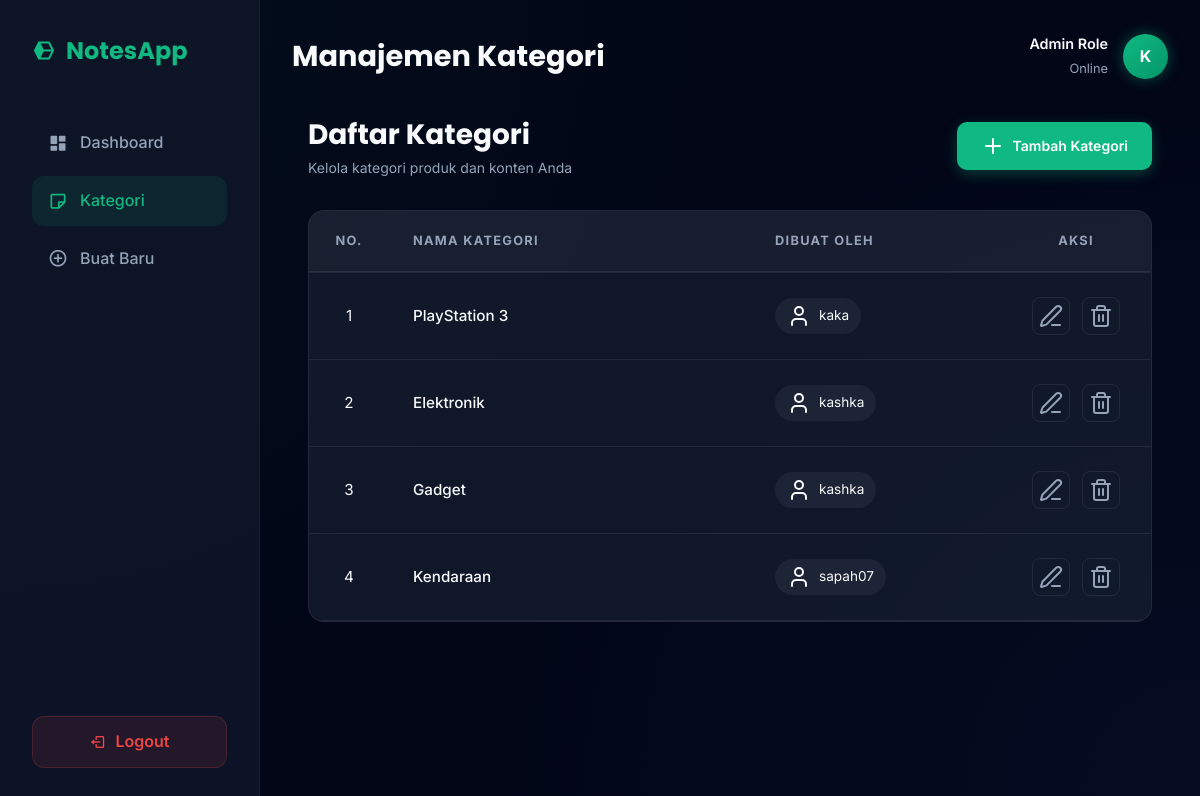
Screenshot of /index.php?act=kategori (signed in) with the database file from the repository.
### tables this page shows
CREATE TABLE `kategori` (
  `id_kategori` int NOT NULL,
  `nama_kategori` varchar(255) DEFAULT NULL,
  `id_admin` int DEFAULT NULL,
  `created_at` timestamp NULL DEFAULT CURRENT_TIMESTAMP
);

### app/controllers/KategoriController.php (called while the page is built, shortened)
<?php
include_once 'config/database.php';
include_once 'app/models/KategoriModel.php';
class KategoriController {
  private $KategoriModel;
  public function __construct() {
    $database = new Database();
    $this->db = $database->getConnection();
    $this->KategoriModel = new KategoriModel($this->db);
  }
  public function index() {
    $data_kategori = $this->KategoriModel->getAll();
    include 'app/views/kategori/index.php';
  }
}

### config/database.php (called while the page is built, shortened)
<?php
class Database{
    private $host = "localhost";
    private $db_name ="pakfidan";
    private $username ="root";
    private $password ="";
    public function getConnection(){
        $this->conn = null;
        try{
            $this->conn = new PDO("mysql:host=" . $this->host . ";dbname=" . $this->db_name,
            $this->username, $this->password);
            $this->conn->exec("set names utf8");
            $this->conn->setAttribute(PDO::ATTR_ERRMODE, PDO::ERRMODE_EXCEPTION);
        }catch(PDOException $exception){
            echo"Connection error: " . $exception->getMessage();
        }
    return $this->conn;
    }
}
?>

### app/models/KategoriModel.php (called while the page is built, shortened)
<?php
class KategoriModel {
  private $conn;
  private $table_name = "kategori";
  public function __construct($db) {
    $this->conn = $db;
  }
  public function getAll() {
    $query = "SELECT kategori.*, admin.username AS nama_admin FROM ".$this->table_name ." JOIN admin ON kategori.id_admin = admin.id_admin ORDER BY kategori.id_kategori DESC";
    $stmt = $this->conn->prepare($query);
    $stmt->execute();
    return $stmt->fetchAll(PDO::FETCH_ASSOC);
  }
}

### app/views/kategori/index.php (the view, shortened to what this page needs)
<!DOCTYPE html>
<html lang="id">
<head>
    <link href='https://unpkg.com/boxicons@2.1.4/css/boxicons.min.css' rel='stylesheet'>
    <link rel="stylesheet" href="public/css/style1.css">
    <link rel="stylesheet" href="public/css/style3.css?v=<?php echo time(); ?>">
</head>
<body>
    <?php require_once 'app/views/components/nav.php'; ?>
    <main class="main-content">
        <header class="header-top" style="margin-bottom: 2rem;">
            <div class="welcome-text">
                <h2 style="font-family:'Poppins'; color: var(--text-main);">Manajemen Kategori</h2>
            </div>
            <div class="user-profile">
                <div style="text-align: right;">
                    <span style="display:block; font-weight:600; font-size:0.9rem;">Admin Role</span>
                    <span style="font-size: 0.8rem; color: var(--text-muted);">Online</span>
                </div>
                <div class="avatar">
                    <?php echo isset($_SESSION['username']) ? strtoupper(substr($_SESSION['username'], 0, 1)) : 'A'; ?>
                </div>
            </div>
        </header>
        <div class="container" style="max-width: 100%; padding: 0 1rem;">
            <div class="page-header">
                <div>
                    <h2 class="title">Daftar Kategori</h2>
                    <p class="subtitle">Kelola kategori produk dan konten Anda</p>
                </div>
                <a href="index.php?act=kategori-tambah" class="btn btn-primary">
                    <i data-lucide="plus"></i> Tambah Kategori
                </a>
            </div>
            <div class="card table-card">
                <div class="table-responsive">
                    <table>
                        <thead>
                            <tr>
                                <th width="80">No.</th>
                                <th>Nama Kategori</th>
                                <th>Dibuat Oleh</th>
                                <th class="text-center">Aksi</th>
                            </tr>
                        </thead>
                        <tbody>
                            <?php
                            $no = 1;
                            if (isset($data_kategori) && count($data_kategori) > 0) :
                                foreach ($data_kategori as $row) :
                                    $id = $row['id_kategori'] ?? $row['id'] ?? '';
                            ?>
                            <tr>
                                <td class="text-center text-muted"><?php echo $no++; ?></td>
                                <td>
                                    <span
                                        class="category-name"><?php echo htmlspecialchars($row['nama_kategori']); ?></span>
                                </td>
                                <td>
                                    <div class="admin-badge">
                                        <i data-lucide="user"></i>
                                        <?php echo htmlspecialchars($row['nama_admin'] ?? 'Unknown'); ?>
                                    </div>
                                </td>
                                <td>
                                    <div class="action-group">
                                        <a href="index.php?act=kategori-edit&id_kategori=<?php echo $id; ?>"
                                            class="btn-icon btn-edit" title="Edit">
                                            <i data-lucide="edit-3"></i>
                                        </a>
                                        <a href="index.php?act=kategori-hapus&id_kategori=<?php echo $id; ?>"
                                            class="btn-icon btn-delete delete-btn" title="Hapus">
                                            <i data-lucide="trash-2"></i>
                                        </a>
                                    </div>
                                </td>
                            </tr>
                            <?php endforeach; ?>
                            <?php endif; ?>
                        </tbody>
                    </table>
                </div>
            </div>
        </div>
    </main>
</body>
</html>

### public/css/style1.css (style rules this page uses)
:root { --primary: #10b981; --primary-glow: rgba(16, 185, 129, 0.4); --bg-dark: #0f172a; --bg-sidebar: #1e293b; --card-bg: rgba(30, 41, 59, 0.6); --text-main: #f1f5f9; --text-muted: #94a3b8; --border-glass: rgba(255, 255, 255, 0.05); }
* { margin: 0; padding: 0; box-sizing: border-box; font-family: 'Inter', sans-serif; text-decoration: none; }
body { background-color: #020617; background-image: radial-gradient(circle at 80% 10%, #1e293b 0%, #020617 80%); color: var(--text-main); height: 100vh; overflow: hidden; display: flex; }
.main-content { flex: 1; padding: 2rem; overflow-y: auto; }
.header-top { display: flex; justify-content: space-between; align-items: center; margin-bottom: 2.5rem; }
.welcome-text h2 { font-family: 'Poppins', sans-serif; font-size: 1.8rem; }
.user-profile { display: flex; align-items: center; gap: 15px; }
.avatar { width: 45px; height: 45px; background: linear-gradient(135deg, var(--primary), #059669); border-radius: 50%; display: flex; align-items: center; justify-content: center; font-weight: bold; color: white; box-shadow: 0 0 15px var(--primary-glow); }

### public/css/style3.css (style rules this page uses)
:root { --primary: #10b981; --primary-hover: #059669; --bg-body: #020617; --bg-card: rgba(30, 41, 59, 0.5); --border: rgba(255, 255, 255, 0.08); --text-main: #f8fafc; --text-muted: #94a3b8; --danger: #ef4444; --warning: #f59e0b; }
* { margin: 0; padding: 0; box-sizing: border-box; }
body { background-color: var(--bg-body); background-image: radial-gradient(circle at 0% 0%, rgba(16, 185, 129, 0.05) 0%, transparent 50%), radial-gradient(circle at 100% 100%, rgba(59, 130, 246, 0.05) 0%, transparent 50%); color: var(--text-main); font-family: 'Inter', sans-serif; line-height: 1.6; min-height: 100vh; }
.container { max-width: 1200px; margin: 0 auto; }
.page-header { display: flex; justify-content: space-between; align-items: center; margin-bottom: 30px; }
.title { font-family: 'Poppins', sans-serif; font-size: 1.75rem; color: var(--text-main); }
.subtitle { color: var(--text-muted); font-size: 0.875rem; }
.btn { display: inline-flex; align-items: center; gap: 8px; padding: 12px 24px; border-radius: 10px; font-weight: 600; text-decoration: none; transition: 0.3s; font-size: 0.875rem; border: none; cursor: pointer; }
.btn-primary { background: var(--primary); color: white; box-shadow: 0 4px 14px rgba(16, 185, 129, 0.3); }
.card { background: var(--bg-card); border: 1px solid var(--border); border: 1px solid var(--border); border-radius: 16px; overflow: hidden; }
.table-responsive { width: 100%; overflow-x: auto; }
table { width: 100%; border-collapse: collapse; min-width: 600px; }
th { background: rgba(255, 255, 255, 0.03); padding: 20px 24px; text-align: left; font-size: 0.8rem; text-transform: uppercase; letter-spacing: 0.1em; color: var(--text-muted); font-weight: 700; border-bottom: 2px solid var(--border); }
td { padding: 24px; border-bottom: 1px solid var(--border); font-size: 0.95rem; vertical-align: middle; }
th:nth-child(1), td:nth-child(1) { width: 80px; text-align: center; }
th:nth-child(2), td:nth-child(2) { width: auto; }
th:nth-child(3), td:nth-child(3) { width: 250px; }
th:nth-child(4), td:nth-child(4) { width: 150px; text-align: center; }
.action-group { display: flex; gap: 12px; justify-content: center; }
.btn-icon { width: 38px; height: 38px; display: flex; align-items: center; justify-content: center; border-radius: 8px; transition: 0.2s; color: var(--text-muted); border: 1px solid var(--border); background: transparent; text-decoration: none; }
.admin-badge { display: inline-flex; align-items: center; gap: 8px; background: rgba(255, 255, 255, 0.05); padding: 6px 12px; border-radius: 20px; font-size: 0.85rem; color: var(--text-main); }
.category-name { font-weight: 500; color: var(--text-main); }
.text-center { text-align: center; }

### rows the page displays
kategori: nama_kategori "PlayStation 3", id_admin.username "kaka"
kategori: nama_kategori "Elektronik", id_admin.username "kashka"
kategori: nama_kategori "Gadget", id_admin.username "kashka"
kategori: nama_kategori "Kendaraan", id_admin.username "sapah07"

### other values shown
substr($_SESSION['username'], 0, 1) "K"
